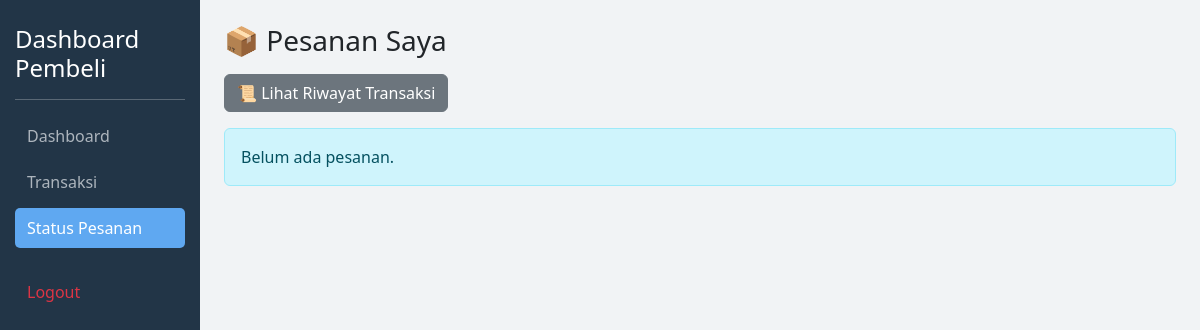
Page /pembeli/status_pesanan.php (signed in) on the earlier database version.
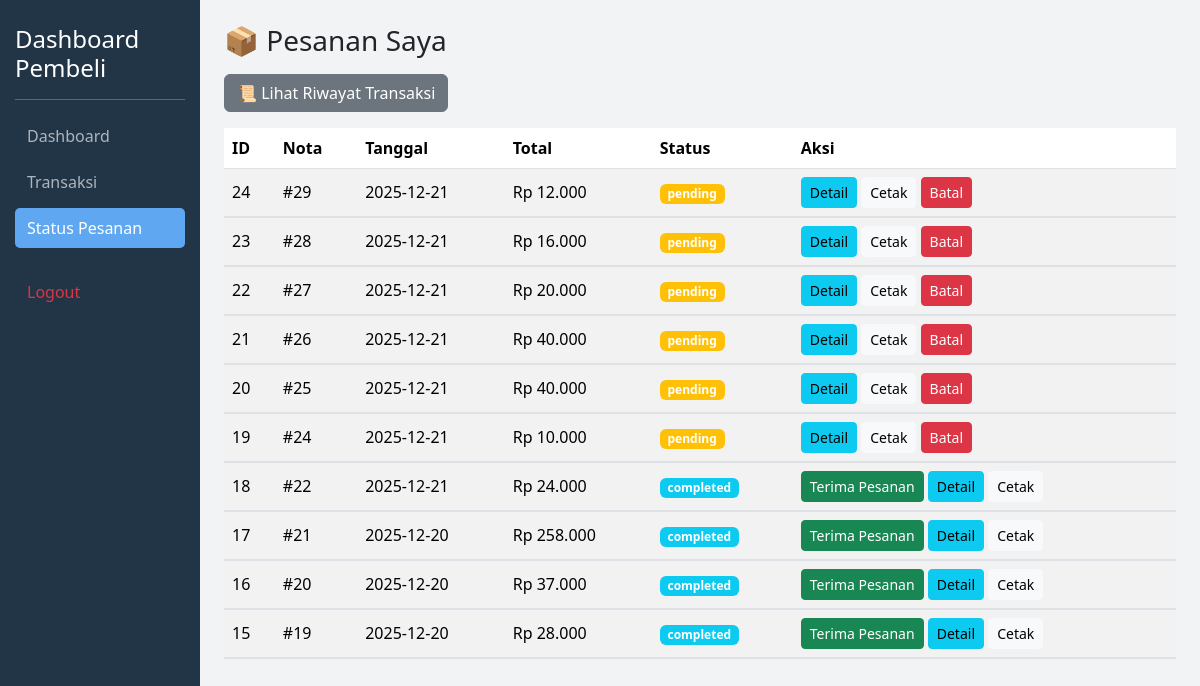
Same page on the later database version.
### tables this page shows
CREATE TABLE `orders` (
  `id` int(11) NOT NULL AUTO_INCREMENT,
  `id_transaksi` int(11) NOT NULL,
  `id_pembeli` int(11) NOT NULL,
  `status` varchar(32) NOT NULL DEFAULT 'pending',
  `created_at` datetime NOT NULL DEFAULT current_timestamp(),
  `jenis_pesanan` enum('dine_in','delivery') NOT NULL DEFAULT 'dine_in',
  PRIMARY KEY (`id`),
  KEY `id_transaksi` (`id_transaksi`),
  KEY `id_pembeli` (`id_pembeli`),
  CONSTRAINT `orders_ibfk_1` FOREIGN KEY (`id_transaksi`) REFERENCES `transaksi` (`id`) ON DELETE CASCADE ON UPDATE CASCADE,
  CONSTRAINT `orders_ibfk_2` FOREIGN KEY (`id_pembeli`) REFERENCES `users` (`id`) ON DELETE CASCADE ON UPDATE CASCADE
);

CREATE TABLE `transaksi` (
  `id` int(11) NOT NULL AUTO_INCREMENT,
  `tanggal` date NOT NULL,
  `total` double NOT NULL,
  `pembayaran` double NOT NULL,
  `kembalian` double NOT NULL,
  `id_admin` int(11) DEFAULT NULL,
  PRIMARY KEY (`id`),
  KEY `id_admin` (`id_admin`),
  CONSTRAINT `transaksi_ibfk_1` FOREIGN KEY (`id_admin`) REFERENCES `users` (`id`) ON DELETE SET NULL ON UPDATE CASCADE
);

### pembeli/status_pesanan.php (the view, shortened to what this page needs)
<?php
require 'conn.php';
$id_pembeli = $_SESSION['user']['id'];
$orders = $conn->query(
    "SELECT o.*, t.tanggal, t.total, t.pembayaran, t.kembalian
     FROM orders o
     JOIN transaksi t ON o.id_transaksi = t.id
     WHERE o.id_pembeli = $id_pembeli
       AND o.status IN ('pending', 'processing','completed')
     ORDER BY o.created_at DESC"
);
?>
<!DOCTYPE html>
<html lang="id">
<head>
    <link href="https://cdn.jsdelivr.net/npm/bootstrap@5.3.3/dist/css/bootstrap.min.css" rel="stylesheet">
</head>
<body>
    <div class="sidebar">
        <h4>Dashboard Pembeli</h4>
        <hr>
        <a href="dashboard.php">Dashboard</a>
        <a href="transaksi.php">Transaksi</a>
        <a class="active" href="status_pesanan">Status Pesanan</a>
        <a href="logout.php" class="text-danger mt-4">Logout</a>
    </div>
    <div class="main-content">
        <h3 class="mb-3">📦 Pesanan Saya</h3>
        <button class="btn btn-secondary mb-3"
            data-bs-toggle="modal"
            data-bs-target="#modalRiwayat">
            📜 Lihat Riwayat Transaksi
        </button>
        <?php if ($orders->num_rows == 0): ?>
            <div class="alert alert-info">Belum ada pesanan.</div>
        <?php else: ?>
            <table class="table table-striped align-middle">
                <thead>
                    <tr>
                        <th>ID</th>
                        <th>Nota</th>
                        <th>Tanggal</th>
                        <th>Total</th>
                        <th>Status</th>
                        <th>Aksi</th>
                    </tr>
                </thead>
                <tbody>
                    <?php while ($o = $orders->fetch_assoc()): ?>
                        <tr>
                            <td><?= $o['id'] ?></td>
                            <td>#<?= $o['id_transaksi'] ?></td>
                            <td><?= $o['tanggal'] ?></td>
                            <td>Rp <?= number_format($o['total'], 0, ',', '.') ?></td>
                            <td>
                                <span class="badge bg-<?=
                                                        $o['status'] === 'pending' ? 'warning' : ($o['status'] === 'processing' ? 'primary' : ($o['status'] === 'completed' ? 'info' : ($o['status'] === 'received' ? 'success' : 'danger')))
                                                        ?>">
                                    <?= $o['status'] ?>
                                </span>
                            </td>
                            <td>
                                <?php if ($o['status'] === 'completed'): ?>
                                    <form method="post" class="d-inline">
                                        <button name="terima_pesanan"
                                            class="btn btn-sm btn-success"
                                            onclick="return confirm('Yakin pesanan sudah diterima?')">
                                            Terima Pesanan
                                        </button>
                                    </form>
                                <?php endif; ?>
                                <button class="btn btn-sm btn-info"
                                    data-bs-toggle="collapse"
                                    data-bs-target="#detail<?= $o['id'] ?>">
                                    Detail
                                </button>
                                <a href="cetak_nota.php?id=<?= $o['id_transaksi'] ?>"
                                    target="_blank"
                                    class="btn btn-sm btn-light">
                                    Cetak
                                </a>
                                <?php if ($o['status'] === 'pending'): ?>
                                    <form method="post" class="d-inline">
                                        <button name="batal_pesanan"
                                            class="btn btn-sm btn-danger"
                                            onclick="return confirm('Batalkan pesanan ini?')">
                                            Batal
                                        </button>
                                    </form>
                                <?php endif; ?>
                            </td>
                        </tr>
                        <tr>
                            <td colspan="6" class="p-0">
                            </td>
                        </tr>
                    <?php endwhile; ?>
                </tbody>
            </table>
        <?php endif; ?>
    </div>
</body>
</html>

Differences in the rows shown:
added orders: id "24", id_transaksi "29", id_transaksi.tanggal "2025-12-21", id_transaksi.total "12.000", status "pending"
added orders: id "23", id_transaksi "28", id_transaksi.tanggal "2025-12-21", id_transaksi.total "16.000", status "pending"
added orders: id "22", id_transaksi "27", id_transaksi.tanggal "2025-12-21", id_transaksi.total "20.000", status "pending"
added orders: id "21", id_transaksi "26", id_transaksi.tanggal "2025-12-21", id_transaksi.total "40.000", status "pending"
added orders: id "20", id_transaksi "25", id_transaksi.tanggal "2025-12-21", id_transaksi.total "40.000", status "pending"
added orders: id "19", id_transaksi "24", id_transaksi.tanggal "2025-12-21", id_transaksi.total "10.000", status "pending"
added orders: id "18", id_transaksi "22", id_transaksi.tanggal "2025-12-21", id_transaksi.total "24.000", status "completed"
added orders: id "17", id_transaksi "21", id_transaksi.tanggal "2025-12-20", id_transaksi.total "258.000", status "completed"
added orders: id "16", id_transaksi "20", id_transaksi.tanggal "2025-12-20", id_transaksi.total "37.000", status "completed"
added orders: id "15", id_transaksi "19", id_transaksi.tanggal "2025-12-20", id_transaksi.total "28.000", status "completed"
Other differences:
text no longer shown: "Belum ada pesanan."
text now shown: "ID Nota Tanggal Total Status Aksi"
